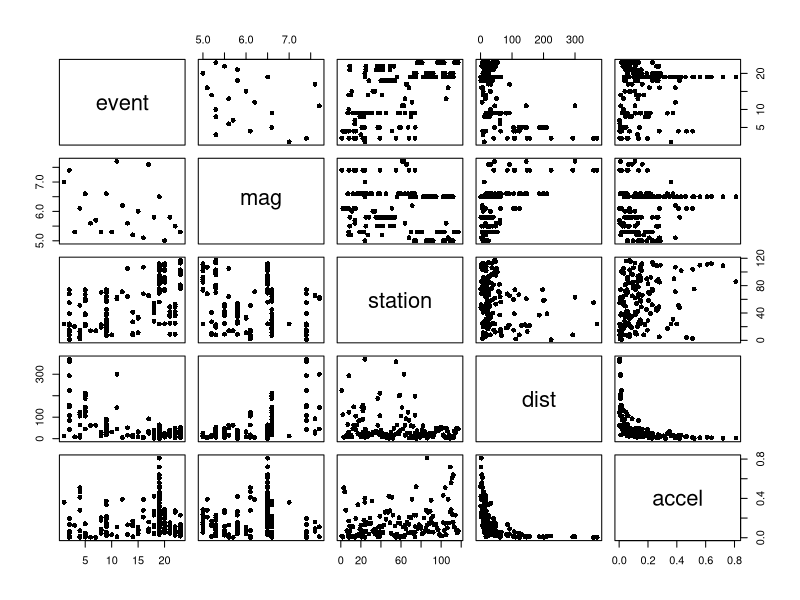
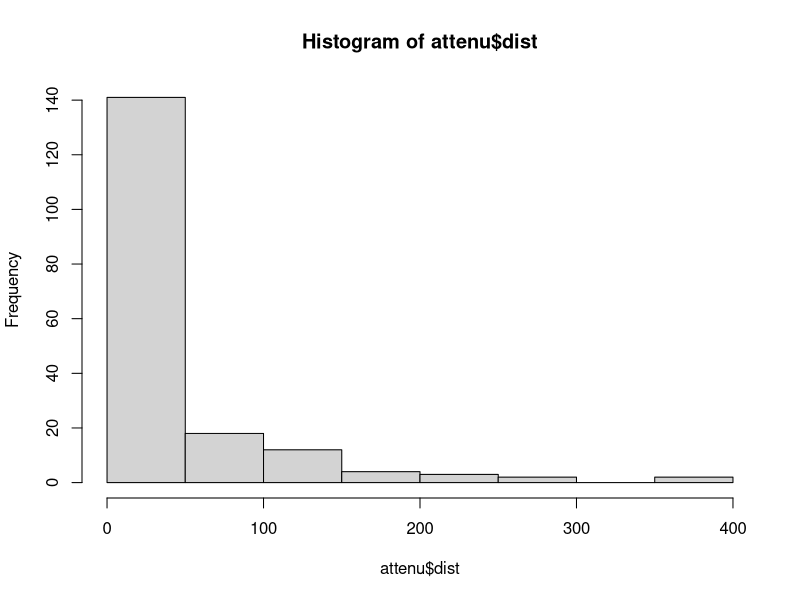
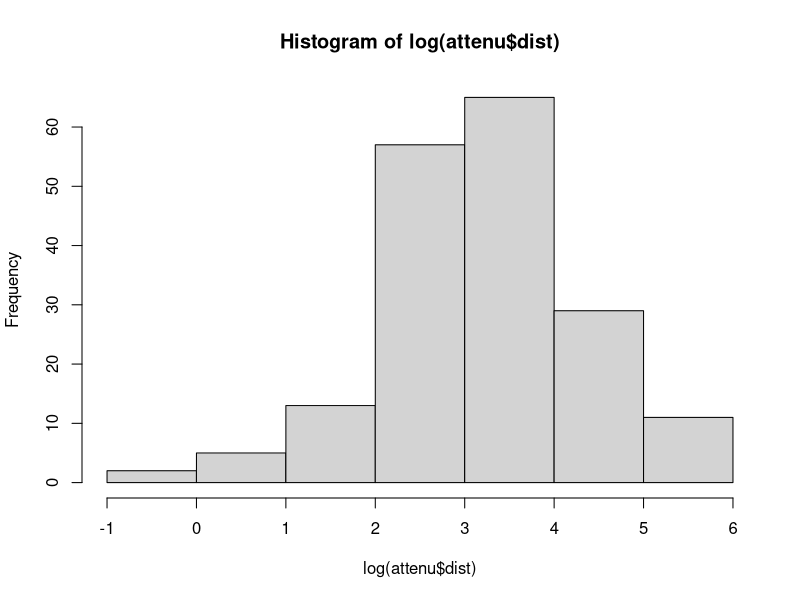
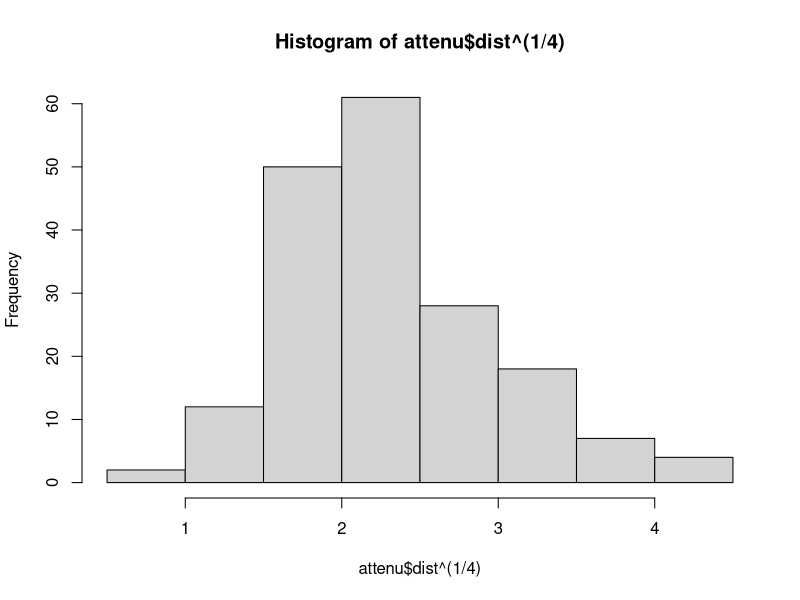
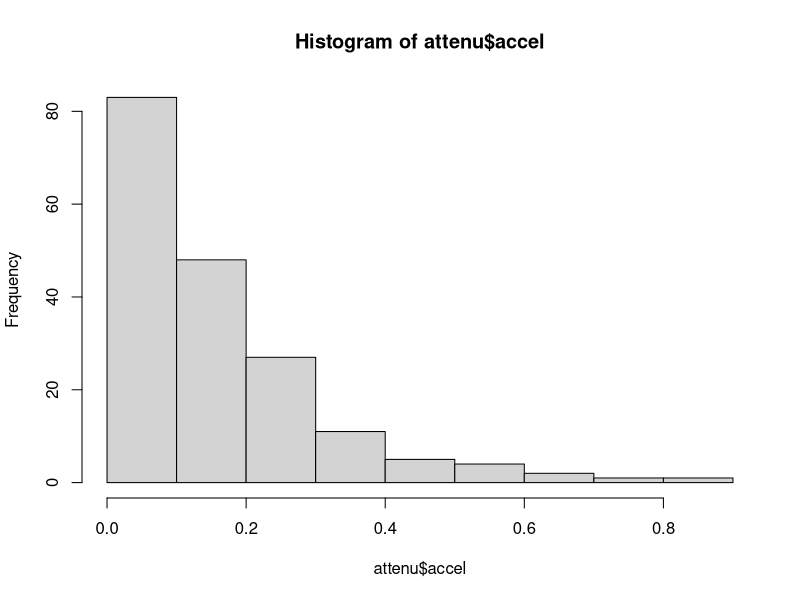
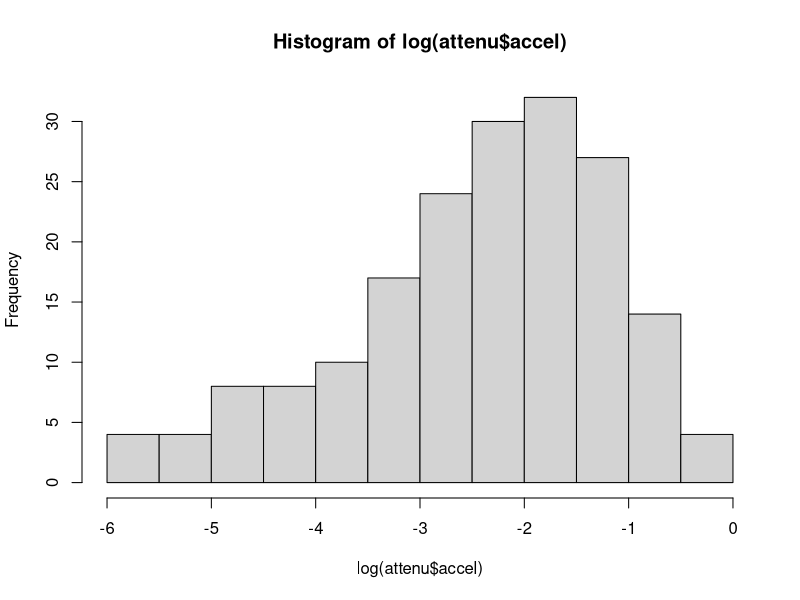
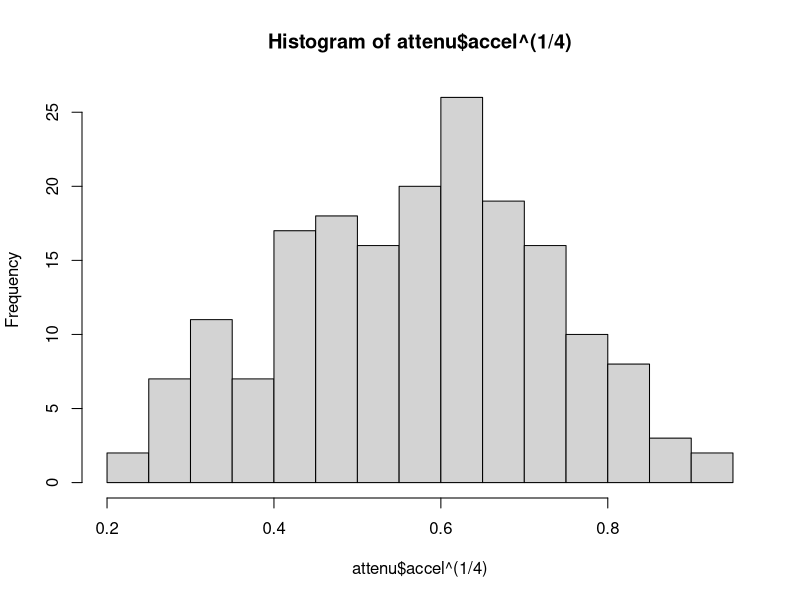
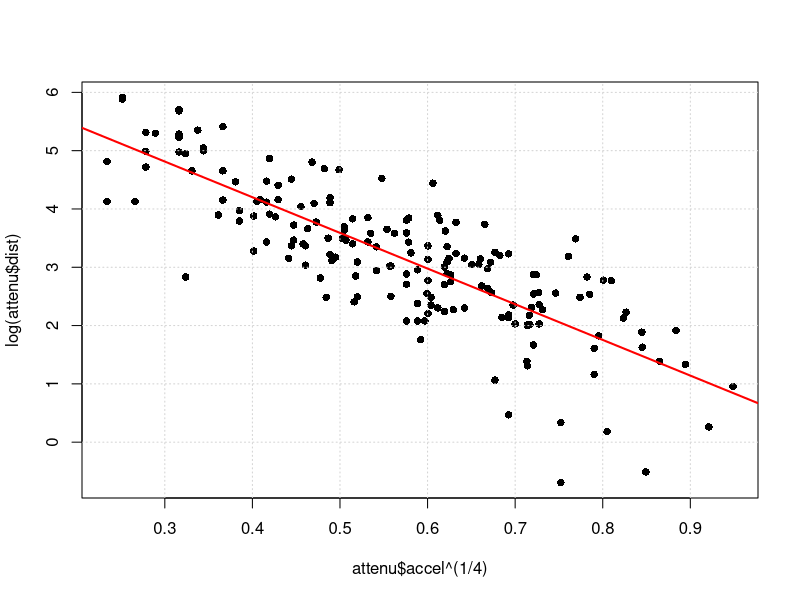

Source code (R) for these figures, in order:
##--------------------------------------------
##
## Counting/Probability R code (lecture 5)
##
## Class: PCE Data Science Methods Class
##
## Contains examples of:
##
## -More on Regression (and graph algorithms)
##
##--------------------------------------------

# setwd('E:/Work/Teaching/PCE_Data_Science/5_HypothesisTesting_ConfidenceIntervals')
setwd('/Users/voitel/TRAINING/UW_Data_Science/UW_Data_Science_350/Week6')

library(MASS)


##----------------------------------------------------
##----------------------------------------------------
## DEMO 1 -----Look at transformations-----

data(attenu)
summary(attenu)
pairs(attenu, pch=16) # Might be some non-normal data in here

hist(attenu$dist)
hist(log(attenu$dist)) # Possible
hist(attenu$dist^(1/4)) # Also Possible

hist(attenu$accel)
hist(log(attenu$accel)) # Meh
hist(attenu$accel^(1/4), n=25) # Slightly Better

# Plot the combination:
#   we will plot:
#  x = acceleration
#  y = log(distance)

plot(attenu$accel^(1/4), log(attenu$dist), pch=16) # Not bad!
grid()
best_line = lm(log(attenu$dist) ~ I(attenu$accel^(1/4)))
abline(best_line, lwd=2, col='red')
# Note the I() function. R's formula format treats '^' as a special character otherwise.

# Summary of the line
summary(best_line)

# Summary Plots
plot(best_line)

# First plot: Residuals vs. Fitted values
#    - Look for a trend here.  Red line is a smoothed fit to the points (lowess).
#
# Second plot: Normal Q-Q Plot
#    - Check for normality!
#
# Third plot: Scale-Location Plot of Fitted Values
#   - Measurement of total error across fitted values. Look for a flat trend.
#
# Fourth plot: Residuals vs. Leverage
#   - Measurement of Points impact on fit.  Look for zero-flat trend.




##----------------------------------------------------
##----------------------------------------------------
## DEMO 2 ----Plot the Residuals-----
# Residuals vs. Fitted ------ my comments: should not be a relationship between the two
plot(best_line$residuals, best_line$fitted.values, pch=16,
     main="Residual Plot", xlab="Residuals", ylab="Fitted Values")
residual_trend_line = lm(best_line$fitted.values ~ best_line$residuals)
abline(residual_trend_line, col='red', lwd=2)
summary(residual_trend_line)

# Residuals vs. Y:  ----- my comments: Should not look fan-shaped to be good
plot(best_line$residuals, log(attenu$dist), pch=16,
     main="Residual Plot", xlab="Residuals", ylab="Y Values")
residual_trend_line = lm(log(attenu$dist) ~ best_line$residuals)
abline(residual_trend_line, col='red', lwd=2)
summary(residual_trend_line)





##----------------------------------------------------
##----------------------------------------------------
##-----Multiple Regression Example------
## DEMO 3 - my comments
data = read.table('imports-85.data', sep=",", header=FALSE, na.strings = c("NA","?"))
columns = c('symboling','normalized_losses','make','fuel_type','aspiration',
            'num_of_doors','body_style','drive_wheels','engine_location','wheel_base',
            'length','width','height','curb_weight','engine_type','num_of_cylinders',
            'engine_size','fuel_system','bore','stroke','compression_ratio','horsepower',
            'peak_rpm','city_mpg','highway_mpg','price')
names(data) = columns

# Missing data:
# fill in normalized_losses:
mean_norm_losses = mean(data$normalized_losses, na.rm=TRUE)
data$normalized_losses[is.na(data$normalized_losses)] = mean_norm_losses

# Now remove missing rows
data = data[complete.cases(data),]

# Plot price vs. curb weight
plot(data$curb_weight, data$price, pch=16, main="Price vs. Weight",
     xlab="Weight", ylab="Price")

# When dealing with financial data, it usually is better to take the LOG of the $$
plot(data$curb_weight, log(data$price), pch=16, main="Log-Price vs. Weight",
     xlab="Weight", ylab="log(Price)")
log_price_weight_model = lm(log(data$price) ~ data$curb_weight)
abline(log_price_weight_model, lwd=2, col="red")

log_price_weight_summary = summary(log_price_weight_model)

# We can easily create confidence intervals with confint() function:
confint(log_price_weight_model, level = 0.95)

##----Plot a band or 95% confidence!----
alpha = 0.95
num_sds = qt((1+0.95)/2, df = nrow(data)-2) # 2 because there are 2 parameters (slope and intercept)

# First, plot the data
plot(data$curb_weight, log(data$price), pch=16, main="Log-Price vs. Weight",
     xlab="Weight", ylab="log(Price)")
log_price_weight_model = lm(log(data$price) ~ data$curb_weight)
abline(log_price_weight_model, lwd=2, col="red")

# Create confidence bands
CI = predict(log_price_weight_model, se.fit=TRUE)
CI_band = cbind(CI$fit - num_sds * CI$se.fit, CI$fit + num_sds * CI$se.fit)

# Plot Confidence bands
if (log_price_weight_summary$coefficients[2] > 0){ # Positive Slope
  lines(sort(data$curb_weight), sort(CI_band[,1]), lty=2)
  lines(sort(data$curb_weight), sort(CI_band[,2]), lty=2)
}else{ # Negative Slope
  lines(sort(data$curb_weight), sort(CI_band[,1], decreasing = TRUE), lty=2)
  lines(sort(data$curb_weight), sort(CI_band[,2], decreasing = TRUE), lty=2)
}

# This can all easily be done via 'predict()' function
# my comments - this is the easy way 
plot(data$curb_weight, log(data$price), pch=16, main="Log-Price vs. Weight",
     xlab="Weight", ylab="log(Price)")
log_price_weight_model = lm(log(data$price) ~ data$curb_weight)
abline(log_price_weight_model, lwd=2, col="red")

conf_bands = predict(log_price_weight_model,newdata=data, interval="confidence", levels = 95)
conf_bands = conf_bands[order(conf_bands[,1]),]
lines(sort(data$curb_weight), conf_bands[,2], col='green', lwd=3)
lines(sort(data$curb_weight), conf_bands[,3], col='green', lwd=3)

# And prediction bands:
pred_bands = predict(log_price_weight_model,newdata=data, interval="prediction", levels = 95)
pred_bands = pred_bands[order(pred_bands[,1]),]
lines(sort(data$curb_weight), pred_bands[,2], col='green', lwd=3, lty=2)
lines(sort(data$curb_weight), pred_bands[,3], col='green', lwd=3, lty=2)

# Transform back out to Price
x_weight = seq(1000,4500,len=1000)
y_price_fit = exp(log_price_weight_summary$coefficients[1] + log_price_weight_summary$coefficients[2] * x_weight)

# As an example, shade in transformed prediction bands
x_pred = sort(data$curb_weight)
pred_upper = exp(log_price_weight_summary$coefficients[1] + log_price_weight_summary$coefficients[2] * pred_bands[,2])
pred_lower = exp(log_price_weight_summary$coefficients[1] + log_price_weight_summary$coefficients[2] * pred_bands[,3])

# But are our error normally distributed?
# Test normality of errors!
shapiro.test(log_price_weight_model$residuals)
# Remember that the null hypothesis is that our data is normal (we want high p-values)

# No-  Our model's error is not normally distributed

# Look at residuals vs fitted
plot(log_price_weight_model$residuals, log_price_weight_model$fitted.values, pch=16,
     main="Residuals vs Fitted", xlab="Fitted Values", ylab="Residuals")

# Could be other explanatory factors!
# Add fuel - type
unique(data$fuel_type)

log_price_weight_fuel_model = lm(log(price) ~ curb_weight + fuel_type, data = data)
summary(log_price_weight_fuel_model)
shapiro.test(log_price_weight_fuel_model$residuals)

# Not much help. Let's add in everything except engine_location (not enough variability)
log_price_all_model = lm(log(price) ~ . - engine_location, data = data) # All variables but engine location

summary(log_price_all_model)
shapiro.test(log_price_all_model$residuals)

plot(log_price_all_model$residuals, log_price_all_model$fitted.values, pch=16,
     main="Residuals vs Fitted", xlab="Fitted Values", ylab="Residuals")

# Let's create an ordered factor out of 'Num_of_cylinders'
data$num_of_cylinders = ordered(data$num_of_cylinders,
                                levels = c('three','four','five','six','eight','twelve' ))

log_price_all_model2 = lm(log(price) ~ . - engine_location, data = data)

summary(log_price_all_model2)
shapiro.test(log_price_all_model2$residuals)

# Note the num_of_cylinders now has 5 versions:
#   (L)inear, (Q)uadratic, (C)ubic, Quartic, and Quintic
# or x, x^2, x^3, x^4, and x^5

# What variables should I pick?  Note that a few are NA estimates.  This implies that
#  they are multiples of another variable (dependent)
#
# Also, a lot of the variables are NOT significantly different than zero.  We need to
#  get rid of them.  Preferably one at a time, because they have related significances.
#  I.e., removing one variable could make another variable significant.

# We use the function stepAIC to do this.
step_lm = step(log_price_all_model2)
summary(step_lm)
anova(step_lm)

# Why do all this?  Let's try to predict price with random variables:
num_vars = 100
y = data$price
x_names = paste0('x',1:num_vars)
rand_data = lapply(1:num_vars, function(x) rnorm(length(y)))
rand_data = as.data.frame(rand_data)
names(rand_data) = x_names
rand_data$y = y
rm(y)

random_fit = lm(as.formula(paste('y ~',paste(names(rand_data)[1:num_vars], collapse='+'))), data = rand_data)

summary(random_fit)
shapiro.test(random_fit$residuals)
plot(random_fit$residuals, random_fit$fitted.values,pch=16,
     main="residuals vs fitted", xlab="residuals", ylab="fitted values")

##------Graph Examples------

# Load wikipedia edge list
wiki_edges = read.csv("wikipedia_edge_list.csv", stringsAsFactors=FALSE)
wiki_degree_list = table(c(wiki_edges$Source))
wiki_mean_degree = mean(wiki_degree_list)

# histogram
wiki_hist = hist(wiki_degree_list, breaks=50, freq=FALSE)

# Test Power law distribution
library(igraph)

# Fit power law
pow_fit = power.law.fit(wiki_degree_list)

